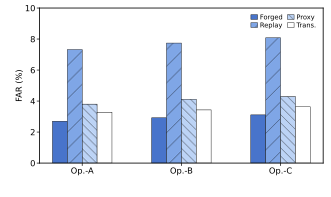

The script that drew this image:
from pathlib import Path

import matplotlib
import matplotlib.pyplot as plt
import numpy as np
from matplotlib.patches import Patch


matplotlib.use("Agg")

# ===================== Raw data =====================
category_labels = ["Op.-A", "Op.-B", "Op.-C"]
attack_labels = ["Forged", "Replay", "Proxy", "Trans."]

far_values = np.array(
    [
        [2.70, 7.32, 3.80, 3.28],
        [2.92, 7.74, 4.12, 3.43],
        [3.11, 8.08, 4.29, 3.63],
    ]
)

# ===================== Blue gradient + texture =====================
colors = [
    "#4874CB",
    "#7FA6E6",
    "#BCD3F5",
    "#FFFFFF",
]

hatches = [
    "",
    "//",
    "\\\\\\\\",
    "",
]

# ===================== Figure size: cm to inch =====================
cm_to_in = 1 / 2.54
fig_w = 8.4 * cm_to_in
fig_h = 5.0 * cm_to_in

plt.rcParams.update(
    {
        "font.size": 6,
        "axes.labelsize": 6,
        "xtick.labelsize": 6,
        "ytick.labelsize": 6,
        "legend.fontsize": 4.8,
        "font.family": "sans-serif",
        "hatch.linewidth": 0.2,
    }
)

fig, ax = plt.subplots(figsize=(fig_w, fig_h))
fig.patch.set_facecolor("white")
ax.set_facecolor("white")

# ===================== Bar layout =====================
x = np.arange(len(category_labels))
bar_w = 0.15
offsets = (np.arange(len(attack_labels)) - (len(attack_labels) - 1) / 2) * bar_w

for i, label in enumerate(attack_labels):
    ax.bar(
        x + offsets[i],
        far_values[:, i],
        width=bar_w,
        color=colors[i],
        edgecolor="black",
        linewidth=0.3,
        hatch=hatches[i],
        label=label,
        align="center",
    )

# ===================== Axes =====================
ax.set_xticks(x)
ax.set_xticklabels(category_labels)
ax.set_ylabel("FAR (%)", labelpad=1)

ax.set_ylim(0, 10)
ax.set_yticks([0, 2, 4, 6, 8, 10])

ax.tick_params(axis="both", pad=1, width=0.5, length=2)

for sp in ["left", "right", "top", "bottom"]:
    ax.spines[sp].set_visible(True)
    ax.spines[sp].set_linewidth(0.6)

# ===================== Legend =====================
legend_handles = [
    Patch(facecolor=colors[i], edgecolor="black", linewidth=0.3, hatch=hatches[i], label=attack_labels[i])
    for i in range(len(attack_labels))
]

legend = ax.legend(
    handles=legend_handles,
    loc="upper right",
    ncol=2,
    frameon=True,
    borderpad=0.18,
    handlelength=1.0,
    handletextpad=0.35,
    columnspacing=0.75,
    labelspacing=0.2,
    bbox_to_anchor=(0.99, 0.99),
)

frame = legend.get_frame()
frame.set_facecolor("white")
frame.set_alpha(0.8)
frame.set_edgecolor("none")
frame.set_linewidth(0.0)

# ===================== Layout =====================
plt.subplots_adjust(
    left=0.12,
    right=0.98,
    bottom=0.17,
    top=0.96,
)

# ===================== Export =====================
output_path = Path(__file__).with_suffix(".pdf")
plt.savefig(output_path, format="pdf")
plt.close(fig)
